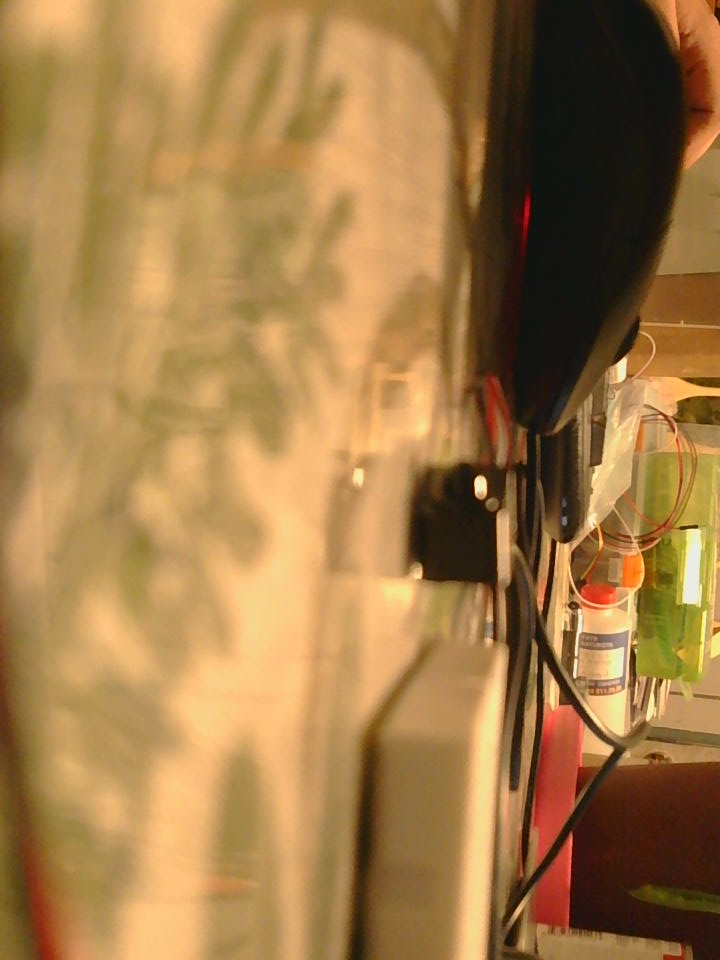
#> input picture 4_LevelUpTests/PhotoInput/pic.png, 720 x 960 px
$ python -i live_compressed.py   (imports and definitions only)
#> lines starting #> are read from the running program, lines starting #| are printed output that depends on the picture
#> further down, picture is the input picture: shape (960, 720, 3); mean B, G, R 72.4, 122.9, 161.8
import cv2
import time
import os
import numpy as np
import subprocess


"""
DIRECTORY
_______________________________
"""

filename = "pic.png"
sub_folder = "PhotoInput"
current_directory = os.getcwd()
images_tosubpath = os.path.join(current_directory, sub_folder)
images_path = os.path.join(images_tosubpath, filename)

# [1 line not run here, left out]


"""
MOCK BREAK BEAM
_______________________________________________________
"""


def wait_for_beam_break_nonblocking():
    print("Waiting for beam break...")

    time.sleep(4)

    print("Beam unbroken!")


"""
PHOTO CAPTURE
_______________________________________________
"""

def take_picture():
    # Chooses first camera, keep this mind
    cam = cv2.VideoCapture(0, cv2.CAP_V4L2)

    if not cam.isOpened():
        print("Camera not found")
        return None

    cam.set(cv2.CAP_PROP_FRAME_WIDTH, 1080)
    cam.set(cv2.CAP_PROP_FRAME_HEIGHT, 1920)

    print("Warmup")
    warmup = time.time() + 3

    while time.time() < warmup:
        cam.read()

    ret, frame = cam.read()
    cam.release()

    if not ret or frame is None:
        print("Camera capture error")
        return None

    # Your rotation stays the same
    frame = cv2.rotate(frame, cv2.ROTATE_90_CLOCKWISE)

    cv2.imwrite(images_path, frame)
    print("Picture saved:", images_path)

    return frame


"""
FADE IN RAM
_______________________
"""


def increment_fade(img):
    # 5 phases, 4 shifts matching number of pages

    # Original started at 80
    k_steps = [60, 35, 10]

    print("Pre-computing SVD steps...")
    frames = [svd_compress_frame(img, k) for k in k_steps]
    print("Done.")

    cv2.namedWindow("Fade Preview", cv2.WINDOW_NORMAL)
    cv2.setWindowProperty("Fade Preview", cv2.WND_PROP_FULLSCREEN, cv2.WINDOW_FULLSCREEN)

    gray_full = cv2.cvtColor(img, cv2.COLOR_BGR2GRAY)
    cv2.imshow("Fade Preview", gray_full)
    cv2.waitKey(100)
    time.sleep(0.5)


    for k, frame in zip(k_steps, frames):
        wait_for_beam_break_nonblocking()
        print(f"Showing rank k={k}")
        cv2.imshow("Fade Preview", frame)
        cv2.waitKey(1)

    wait_for_beam_break_nonblocking()
    print("Going black")
    cv2.imshow("Fade Preview", np.zeros_like(gray_full))
    cv2.waitKey(1)

"""
SVD Compression
___________________________
"""

def svd_compress_frame(img, k, scale=0.25):
#> called with k = 60, scale = 0.25
    h, w = img.shape[:2]
#> h = 960; w = 720

    # Convert to grayscale and downsample
    gray = cv2.cvtColor(img, cv2.COLOR_BGR2GRAY)
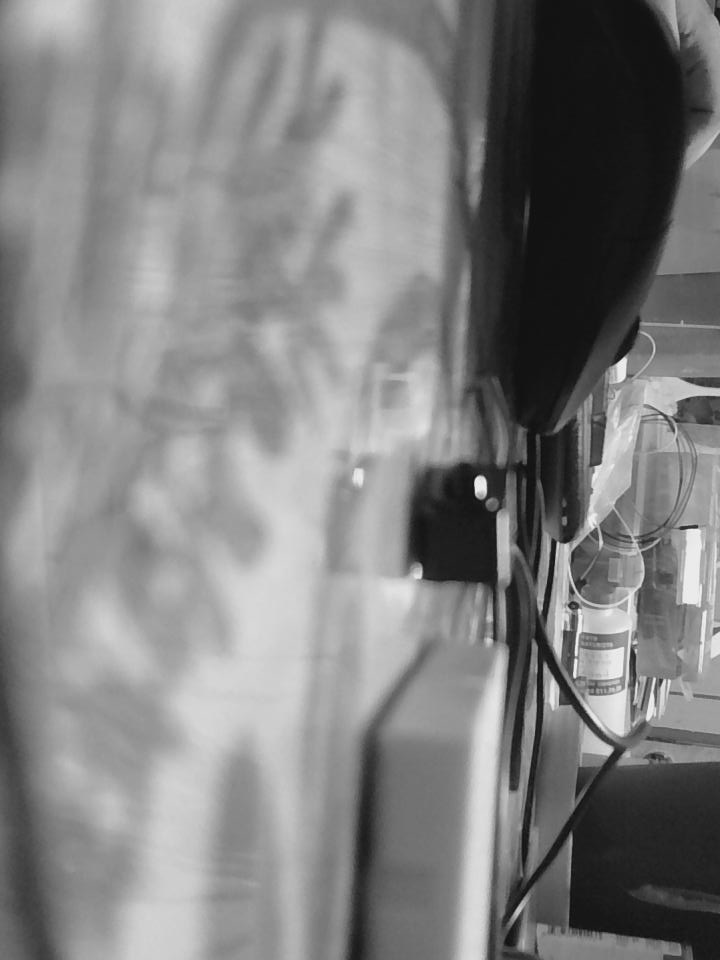
#> gray: shape (960, 720); min 10, max 247, mean 128.8
    small = cv2.resize(gray, (int(w * scale), int(h * scale)))

    # SVD on small grayscale image
    U, S, Vt = np.linalg.svd(small.astype(float), full_matrices=False)
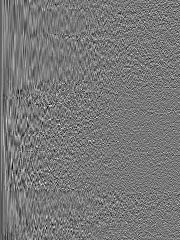
#> U: shape (240, 180) float64; min -0.299, max 0.333, mean -0.000396; drawn with min black and max white
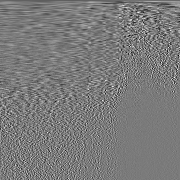
#> Vt: shape (180, 180) float64; min -0.41, max 0.44, mean -0.000449; drawn with min black and max white
#> S = 180 values, max 28105.9 at index 0, min 2.58 at index 179, mean 368.9
    reconstructed = U[:, :k] @ np.diag(S[:k]) @ Vt[:k, :]
    compressed_small = np.clip(reconstructed, 0, 255).astype(np.uint8)

    # Scale back up to original resolution
    return cv2.resize(compressed_small, (w, h))


"""
PROGRAM START
___________________________

"""
script_dtr = os.path.dirname(os.path.abspath(__file__))
script_path = os.path.join(script_dtr, "live_feed.sh")
# [1 line that did not run here, left out]

# [16 lines not run here, left out]

>>> import cv2
>>> picture = cv2.imread('../4_LevelUpTests/PhotoInput/pic.png')
>>> result = increment_fade(picture)
#> call 2 of svd_compress_frame, with k = 35, scale = 0.25
#> in svd_compress_frame (call 2), `reconstructed = U[:, :k] @ np.diag(S[:k]) @ Vt[:k, :]`:
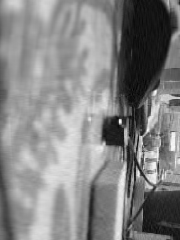
#> reconstructed: shape (240, 180) float64; min -0.112, max 248, mean 128.9; drawn with min black and max white
#> call 3 of svd_compress_frame, with k = 10, scale = 0.25
#> in svd_compress_frame (call 3), `reconstructed = U[:, :k] @ np.diag(S[:k]) @ Vt[:k, :]`:
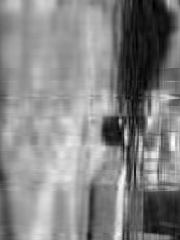
#> reconstructed: shape (240, 180) float64; min -4.21, max 251, mean 128.9; drawn with min black and max white
#> in increment_fade, `frames = [svd_compress_frame(img, k) for k in k_steps]`: frames = 3 items
#> the loop in increment_fade, `for k, frame in zip(k_steps, frames):` made 3 passes
#> k on passes 1 to 3: 60, 35, 10
#> (printed output is left out)
